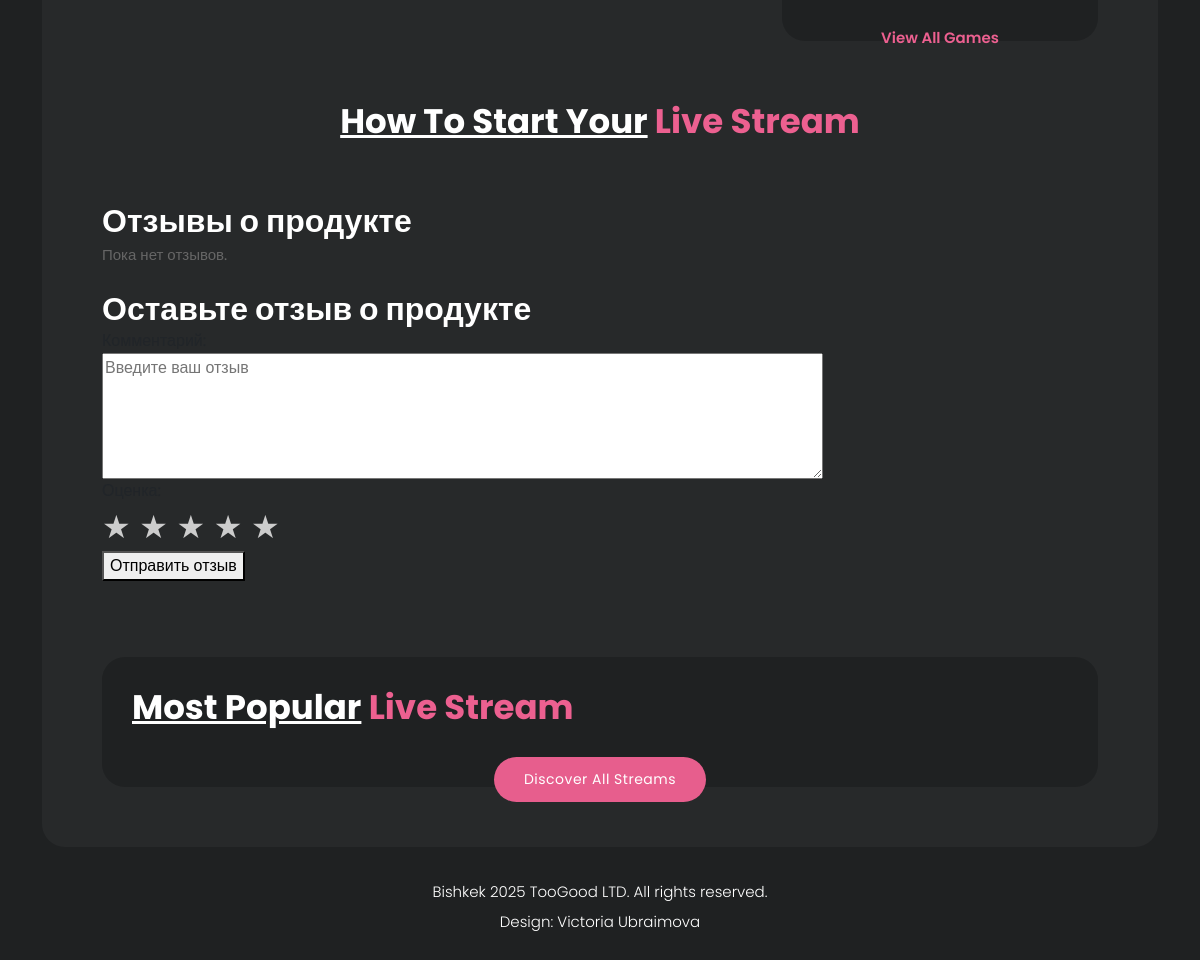
Before: /product/1 (lower part) with the older database file.
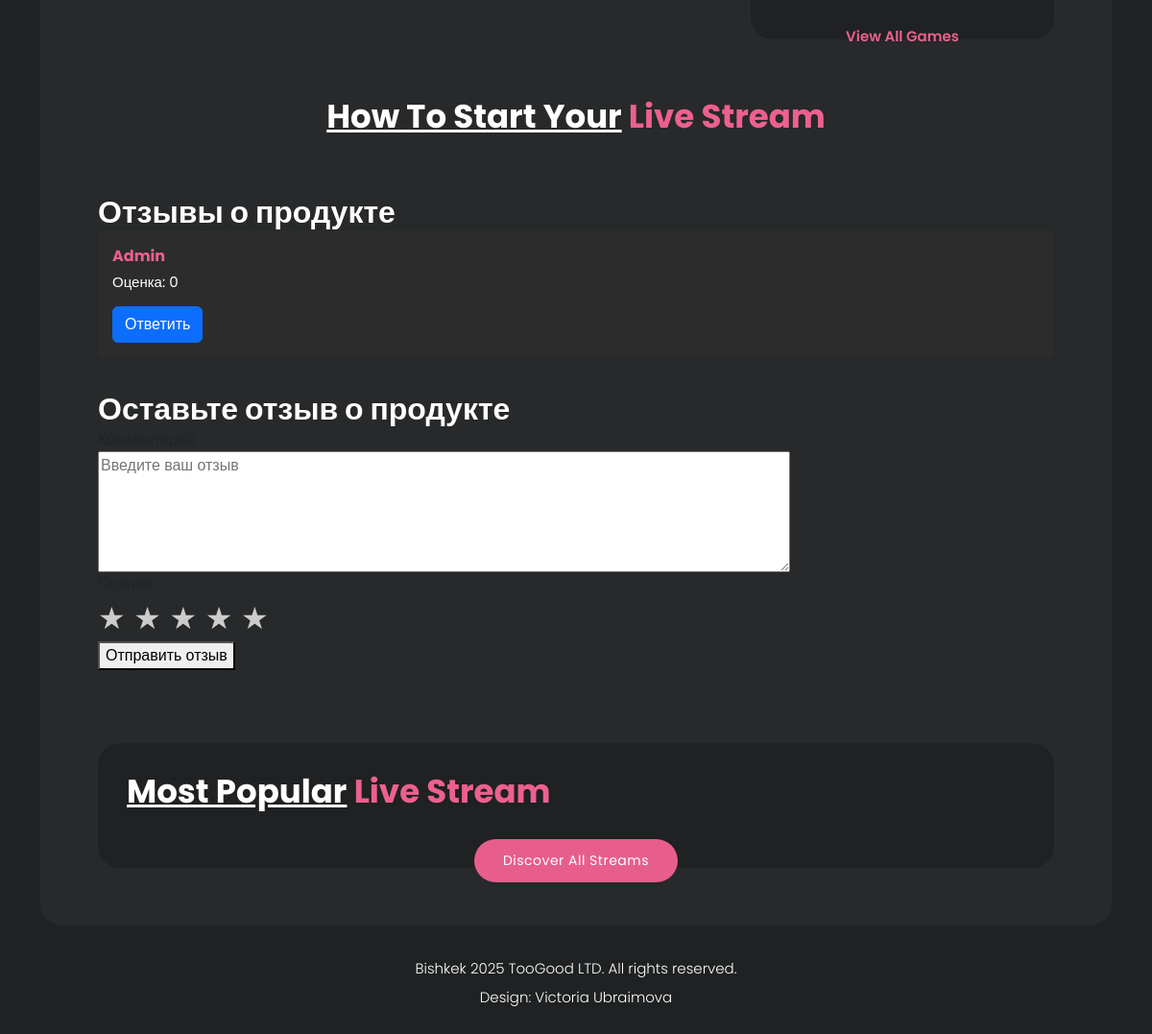
After: the same page with the newer database file.
### main/models.py (models this page shows, shortened)
class Rating(models.Model):
    user = models.ForeignKey(
        MyUser,
        on_delete=models.CASCADE
    )
    product = models.ForeignKey(
        Product,
        on_delete=models.CASCADE,
        verbose_name = 'Продукт'
    )
    count = models.PositiveSmallIntegerField(
        validators=[MinValueValidator(1), MaxValueValidator(5)],
        verbose_name='Оценка'
    )
    comment = models.TextField(
        max_length=500,
        verbose_name='Комментарий'
    )
    created_date = models.DateTimeField(
        verbose_name='Дата создания',
        auto_now_add=True
    )
    class Meta:
        verbose_name = 'Отзыв'
        verbose_name_plural = 'Отзывы'

### user/models.py (models this page shows, shortened)
class MyUser(AbstractBaseUser):
    first_name = models.CharField(
        max_length=123,
        verbose_name='Имя',
    )
    last_name = models.CharField(
        max_length=123,
        verbose_name='Фамилия',
        blank=True,
        null=True
    )
    email = models.EmailField(
        unique=True,
        verbose_name='Почта'
    )
    phone_number = models.CharField(
        max_length=15,
        verbose_name='Номер телефона'
    )
    avatar = models.ImageField(
        upload_to='media/user_avatar',
        verbose_name='Аватарка',
        blank=True,
        null=True
    )
    role = models.PositiveSmallIntegerField(
        choices=(
            (1, 'Обычный пользователь'),
            (2, 'Модератор'),
            (3, 'Бухгалтер'),
        ),
        default=1,
        verbose_name='Роль'
    )
    created_date = models.DateTimeField(
        auto_now_add=True
    )
    is_admin = models.BooleanField(
        default=False
    )
    is_otp = models.BooleanField(
        default=False
    )
    objects = MyUserManager()
    USERNAME_FIELD = 'email'
    REQUIRED_FIELDS = ['first_name', 'phone_number']
    class Meta:
        verbose_name = 'Пользователь'
        verbose_name_plural = 'Пользователи'

### main/views.py (the view)
# urls.py: path('product/<int:product_id>', views.product_detail_view, name='product_detail'),
def product_detail_view(request, product_id):
    product = get_object_or_404(Product, id=product_id)
    product_update_form = ProductUpdateForm(instance=product)
    product_comments = Rating.objects.filter(product=product)
    rating_avg = product_comments.aggregate(Avg('count'))['count__avg']
    similar_products = Product.objects.filter(category=product.category).exclude(id=product.id) if product.category else Product.objects.none()
    return render(request, 'main/product_detail.html', {
        'product': product,
        'similar_products': similar_products,
        "product_update_form": product_update_form,
        "product_comments": product_comments,
        "rating_avg": rating_avg
    })

### main/forms.py
class ProductUpdateForm(forms.ModelForm):
    class Meta:
        model=Product
        fields= (
            'title',
            'category',
            'main_image',
            'images',
            'description',
            'price',
        )

### main/models.py (called while the page is built)
    def __str__(self):
        return self.title

    def __str__(self):
        return str(self.file)

### main/templates/main/product_detail.html (shortened to what this page needs)
{% extends 'base.html' %}
{% load static %}
{% block content %}
  <div class="container">
    <div class="row">
      <div class="col-lg-12">
        <div class="page-content">
          <div class="row">
            <div class="col-lg-8">
            </div>
            <div class="col-lg-4">
              <div class="top-downloaded">
                <ul>
                </ul>
                <div class="text-button">
                  <a href="profile.html">View All Games</a>
                </div>
              </div>
            </div>
          </div>
          <div class="start-stream">
            <div class="col-lg-12">
              <div class="heading-section">
                <h4><em>How To Start Your</em> Live Stream</h4>
              </div>
              <div class="row">
                <div class="col-lg-12" style="margin-bottom: 20px;">
                  <h2>Отзывы о продукте</h2>
                  {% for rating in product_comments %}
                      <div style="background-color: #2c2c2c; padding: 15px; margin-bottom: 15px; border-radius: 5px;">
                        <strong style="color: #ec6090">{{ rating.user.first_name }}</strong><br>
                        <p style="color: #fff;">Оценка: {{ rating.count }}</p>
                        <button id="myBtn{{ rating.id }}" class="btn btn-primary" style="margin-top: 10px;">Ответить</button>
                      </div>
                    {% empty %}
                      <p>Пока нет отзывов.</p>
                    {% endfor %}
                </div>
                <form action="{% url 'rating_create' product.id %}" method="post">
                  <h2>Оставьте отзыв о продукте</h2>
                  <div>
                    <label for="comment">Комментарий:</label><br>
                    <textarea id="comment" name="comment" rows="5" cols="50" placeholder="Введите ваш отзыв"></textarea>
                  </div>
                  <div>
                    <label>Оценка:</label><br>
                    <div class="star-rating">
                      <label for="star5" title="5 звезд">&#9733;</label>
                      <label for="star4" title="4 звезды">&#9733;</label>
                      <label for="star3" title="3 звезды">&#9733;</label>
                      <label for="star2" title="2 звезды">&#9733;</label>
                      <label for="star1" title="1 звезда">&#9733;</label>
                    </div>
                  </div>
                  <div>
                    <button type="submit">Отправить отзыв</button>
                  </div>
                </form>
              </div>
            </div>
          </div>
          <div class="live-stream">
            <div class="col-lg-12">
              <div class="heading-section">
                <h4><em>Most Popular</em> Live Stream</h4>
              </div>
            </div>
            <div class="row">
              <div class="col-lg-12">
                <div class="main-button">
                  <a href="streams.html">Discover All Streams</a>
                </div>
              </div>
            </div>
          </div>
        </div>
      </div>
    </div>
  </div>
{% endblock %}

Changed rows visible on the page:
added Rating: user.first_name "Admin", count "0"
Other visible differences:
text no longer shown: "Пока нет отзывов."
